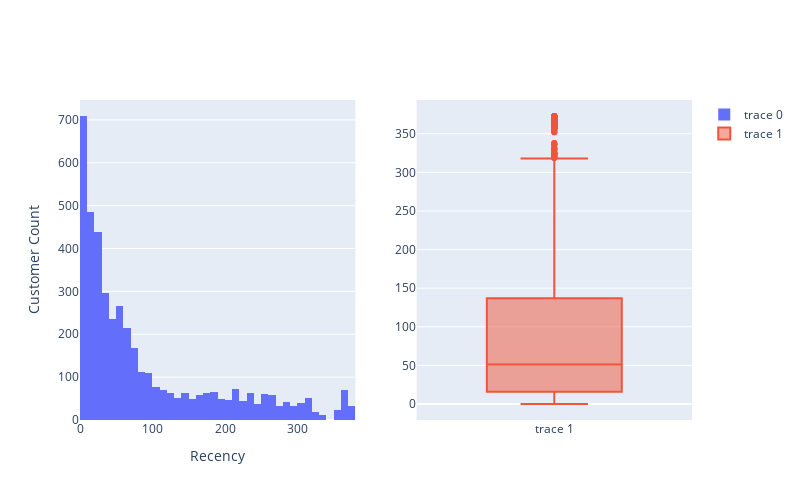

The notebook cell this image was saved under:
### Markdown cell above
Let's visualise our recency score on a histogram

### Code cell
fig = spl.make_subplots(rows=1, cols=2)

fig.add_trace(go.Histogram(x=customer_recency['Recency']), row=1, col=1)
fig.update_layout(width=800, height=500, xaxis_title="Recency", yaxis_title="Customer Count")

fig.add_trace(go.Box( y=customer_recency['Recency']), row=1, col=2)
fig.update_layout(xaxis_title="Recency")
fig.show()

### Figure 1 — Plotly figure (JSON) as saved in the notebook; plotly's stock layout.template omitted (floating-point values rounded to 4 significant figures; data arrays with more than 128 entries replaced by an {"elided": "..."} marker saying what was removed)
{"data": [{"type": "histogram", "x": {"elided": "4383 int values"}, "xaxis": "x", "yaxis": "y"}, {"type": "box", "xaxis": "x2", "y": {"elided": "4383 int values"}, "yaxis": "y2"}], "layout": {"height": 500, "width": 800, "xaxis": {"anchor": "y", "autorange": true, "domain": [0, 0.45], "range": [-0.5, 379.5], "title": {"text": "Recency"}, "type": "linear"}, "xaxis2": {"anchor": "y2", "autorange": true, "domain": [0.55, 1], "range": [-0.5, 0.5], "type": "category"}, "yaxis": {"anchor": "x", "autorange": true, "domain": [0, 1], "range": [0, 746.3], "title": {"text": "Customer Count"}}, "yaxis2": {"anchor": "x2", "autorange": true, "domain": [0, 1], "range": [-20.72, 393.7], "type": "linear"}}}
